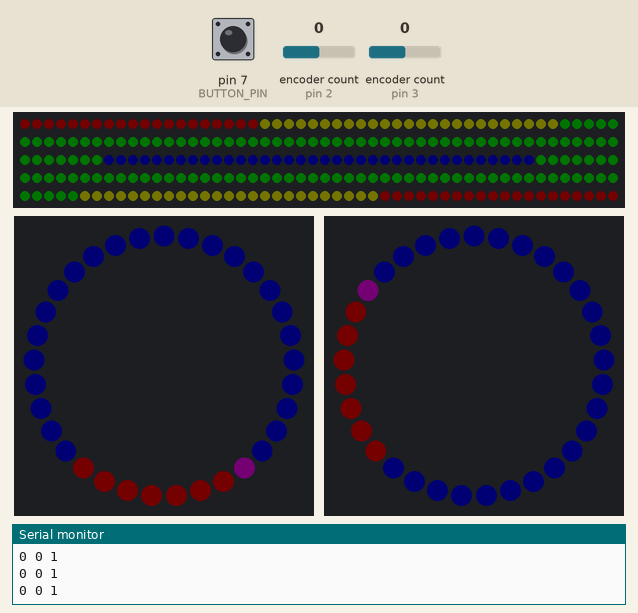
Recording of a sketch running on a simulated Arduino Uno, built with avr-gcc and run on an emulated ATmega328P. On the bench: 250 RGB LEDs in strip order, left to right, continuing on the next row, 2 × 33 RGB LEDs in a ring, first at the top, clockwise, the last lines printed to the serial monitor. The inputs (shaded band) are chosen by the test bench; at power-on: encoder count (sensors on pin 2, pin 3) 0, pin 7 (BUTTON_PIN) HIGH. Dim RGB values are drawn brighter than linear.

Above: at 1.2 s.
1.3 s: encoder count (sensor on pin 2) set to 4
At 1.51 s:
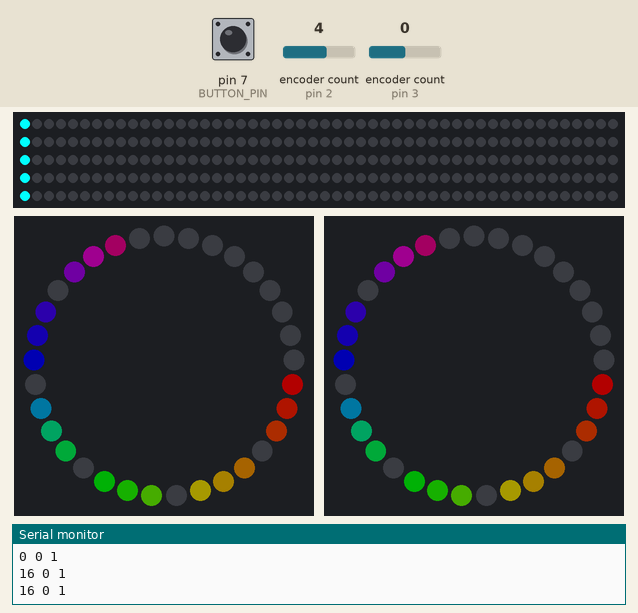
3.0 s: encoder count (sensor on pin 3) set to -1
At 3.33 s:
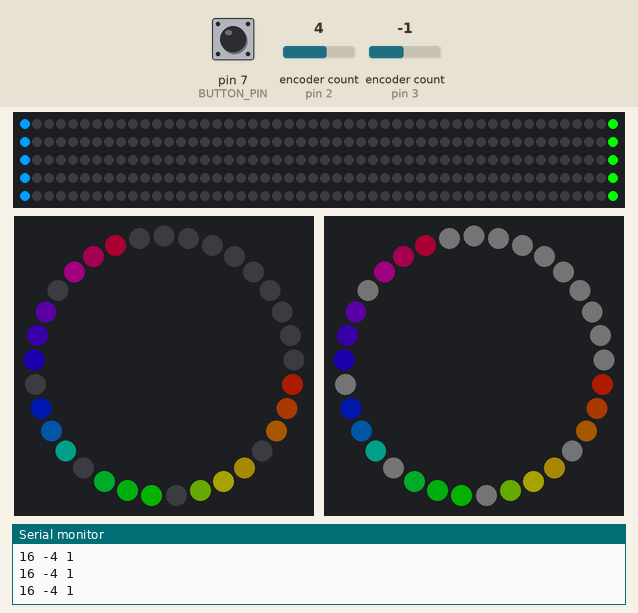
5.0 s: encoder count (sensor on pin 2) set to 8
At 5.28 s:
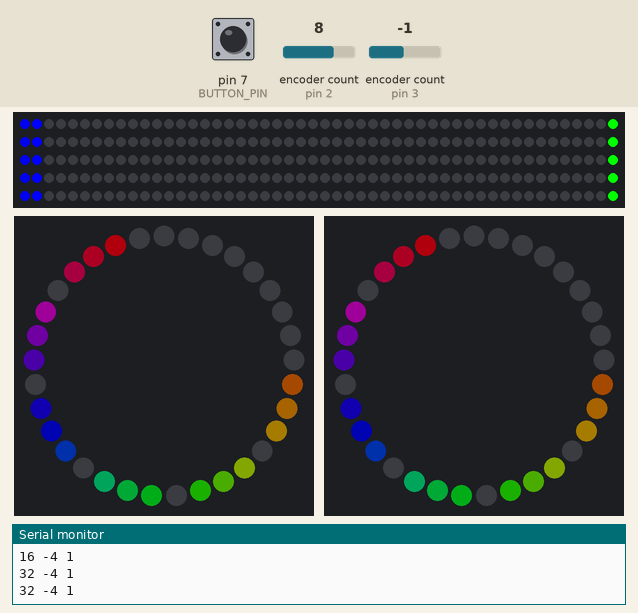
7.1 s: encoder count (sensor on pin 3) set to 0
At 7.49 s:
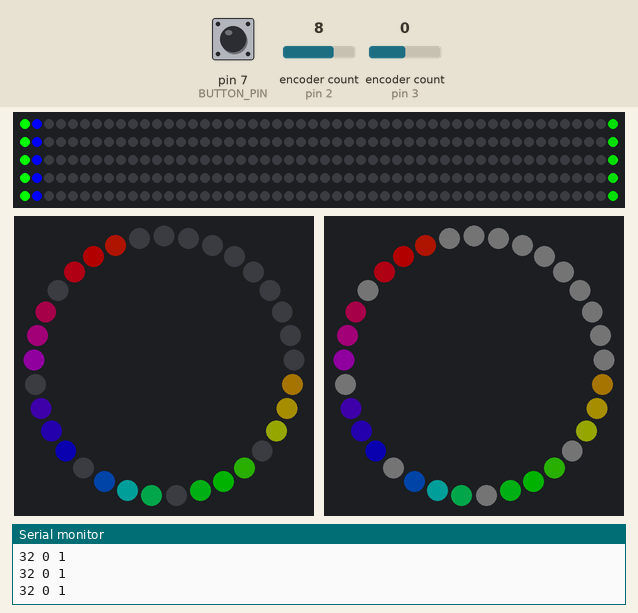
9.0 s: encoder count (sensor on pin 2) set to 7
At 9.18 s:
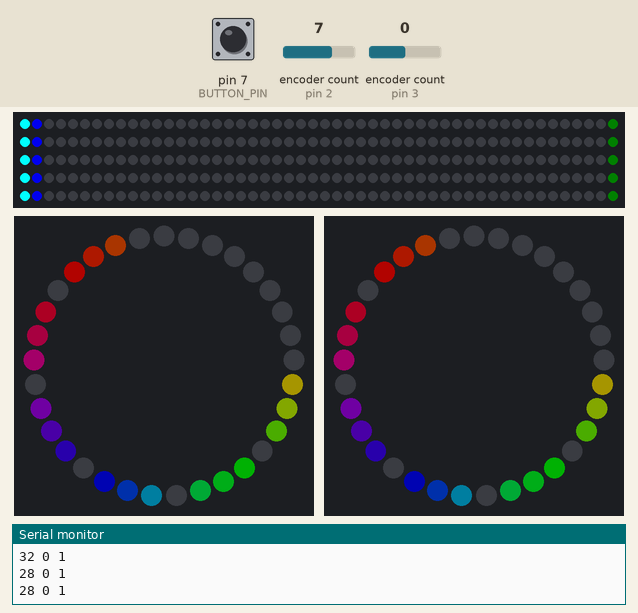
11.0 s: encoder count (sensor on pin 2) set to 11
At 11.39 s:
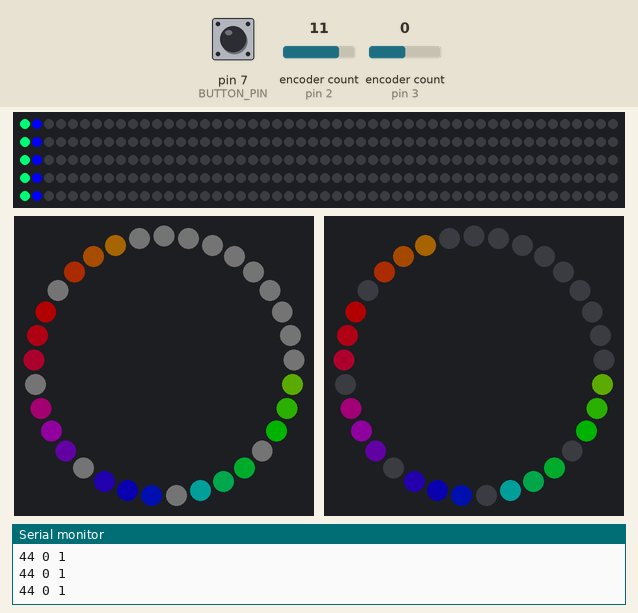

Measured:
- after the input at 3.0 s, the LEDs: first differ from a run without the input after 0.14 s (image 2 shows a later state)
- after the input at 9.0 s, the LEDs: change after 0.12 s (image 5)
- after the input at 11.0 s, the LEDs: first differ from a run without the input after 0.20 s (image 6 shows a later state)

The sketch:

portal.ino
```cpp
#include <FastLED.h>
#include <Encoder.h>
#include "portal.h"
#include "knob.h"
#include "ring.h"

#define LED_RING_PIN              8
#define LED_KNOB_L_PIN            9
#define LED_KNOB_R_PIN            10
#define BUTTON_PIN                7
#define POT_PIN_L1                2
#define POT_PIN_L2                4
#define POT_PIN_R1                3
#define POT_PIN_R2                5
#define DELAY                     10
#define POT_CACHE_SIZE            10
#define VELOCITY_CACHE_SIZE       3

// Variables to store pot (encoder) readings
long potLCache[POT_CACHE_SIZE] = {0};
long potRCache[POT_CACHE_SIZE] = {0};
int potIndex = 0;

// Pot (encoder) velocity
long velocityLCache[VELOCITY_CACHE_SIZE] = {0};
long velocityRCache[VELOCITY_CACHE_SIZE] = {0};
int velocityIndex = 0;
unsigned long lastTime = 0;

int buttonState = 0;

// Timers
long idleTicker = IDLE_TICKS + IDLE_TRANSITION_OUT_TIME + 1;
long activeTicker = 0;

CRGB leds_ring[NUM_LEDS_RING];
CRGB leds_knob_l[NUM_LEDS_KNOB];
CRGB leds_knob_r[NUM_LEDS_KNOB];

Encoder myEncoderL(POT_PIN_L1, POT_PIN_L2);
Encoder myEncoderR(POT_PIN_R1, POT_PIN_R2);

void setup() {
  // Initialize serial communication at 9600 bits per second
  Serial.begin(9600);

  // Set the button pin as input
  pinMode(BUTTON_PIN, INPUT_PULLUP);

  FastLED.addLeds<WS2812, LED_RING_PIN, GRB>(leds_ring, NUM_LEDS_RING);
  FastLED.addLeds<WS2812, LED_KNOB_L_PIN, GRB>(leds_knob_l, NUM_LEDS_KNOB);
  FastLED.addLeds<WS2812, LED_KNOB_R_PIN, GRB>(leds_knob_r, NUM_LEDS_KNOB);
  FastLED.clear();
  FastLED.show();

  lastTime = millis();
}

void loop() {
  // Read the pot values
  long potL = myEncoderL.read();
  long potR = myEncoderR.read();

  // Calculate velocities
  long currentTime = millis();
  unsigned long deltaTime = currentTime - lastTime;

  long deltaPosL = abs(potL - potLCache[last_cache_index()]);
  long deltaPosR = abs(potR - potRCache[last_cache_index()]);

  float velocityL = (float)deltaPosL / (deltaTime / 1000.0);
  float velocityR = (float)deltaPosR / (deltaTime / 1000.0);

  check_idle(potL, potR);

  // Read the state of the button (HIGH or LOW)
  buttonState = digitalRead(BUTTON_PIN);

  print_state(potL, potR, buttonState);

  //// LEDs
  // Clear all LEDs
  if (is_idle()) {
    activeTicker = 0;
    ring_idle();
    knob_idle();
  } else {
    ring_active(potL, potR);
    knob_active(potL, potR);
    activeTicker++;
  }

  // Update the LED strip
  FastLED.show();

  //// Cleanup
  // Pot cache
  potLCache[potIndex] = potL;
  potRCache[potIndex] = potR;

  // Velocity cache
  velocityLCache[velocityIndex] = velocityL;
  velocityRCache[velocityIndex] = velocityR;

  potIndex = (potIndex + 1) % POT_CACHE_SIZE;
  velocityIndex = (velocityIndex + 1) % VELOCITY_CACHE_SIZE;
  lastTime = currentTime;

  delay(DELAY);
}

float velocity_average_l() {
  float sum = 0.0;
  int length = sizeof(velocityLCache) / sizeof(velocityLCache[0]); // 20 / 4 = 5
  for (int i = 0; i < length; ++i) {
    sum += velocityLCache[i];
  }

  return sum / length;
}

float velocity_average_r() {
  float sum = 0.0;
  int length = sizeof(velocityRCache) / sizeof(velocityRCache[0]); // 20 / 4 = 5
  for (int i = 0; i < length; ++i) {
    sum += velocityRCache[i];
  }

  return sum / length;
}

int last_cache_index() {
  int newIndex = potIndex - 1;
  // Perform a newIndex % POT_CACHE_SIZE accounting for negatives (C++ modulo doesn't behave like mathematical)
  return (newIndex % POT_CACHE_SIZE + POT_CACHE_SIZE) % POT_CACHE_SIZE;
}

void check_idle(long potL, long potR) {
  long cache_avgL = 0;
  long cache_avgR = 0;
  for (int i = 0; i < POT_CACHE_SIZE; i++) {
    cache_avgL += potLCache[i];
    cache_avgR += potRCache[i];
  }
  cache_avgL = cache_avgL / POT_CACHE_SIZE;
  cache_avgR = cache_avgR / POT_CACHE_SIZE;

  if (IDLE_SLACK > abs(potL - cache_avgL) &&
      IDLE_SLACK > abs(potR - cache_avgR)) {
    idleTicker++;
  } else {
    idleTicker = 0;
  }
}

bool is_idle() {
  return idleTicker > (IDLE_TICKS + IDLE_TRANSITION_OUT_TIME);
}

void print_state(long potL, long potR, int buttonState) {
  Serial.print(potL);
  Serial.print(" ");
  Serial.print(potR);
  Serial.print(" ");
  Serial.println(buttonState);
}
```

knob.cpp
```cpp
#include <FastLED.h>
#include "portal.h"
#include "knob.h"

#define NUM_NODES         6
#define NUM_LEDS_CENTER   9
#define NUM_LEDS_RING     24

// Blue to purple hue range (approx 160 to 200 on the HSV wheel)
const uint8_t MIN_HUE = 160;
const uint8_t MAX_HUE = 232;

uint8_t hueOffset = MIN_HUE;  // Used to animate the rainbow over time
uint8_t chasePos = 0;

float pulseT = 0;
float pulseSpeed = 0.12;

// For handling slowing down idle
static unsigned long lastUpdate = 0;
const unsigned long idleDelay = 50;

int activeHue = 0;

void active_nodes(long fade_brightness) {
  fill_solid(leds_knob_l, NUM_LEDS_KNOB, CRGB::Black);
  fill_solid(leds_knob_r, NUM_LEDS_KNOB, CRGB::Black);

  int MAX_VELOCITY = 2000;
  int brightnessL = (int)(min(velocity_average_l(), MAX_VELOCITY) * 255 / MAX_VELOCITY);
  int brightnessR = (int)(min(velocity_average_r(), MAX_VELOCITY) * 255 / MAX_VELOCITY);

  // Center
  for (int i = 0; i < NUM_LEDS_CENTER; i++) {
    leds_knob_l[i] = CHSV(255, 0, brightnessL);
    leds_knob_r[i] = CHSV(255, 0, brightnessR);
  }

  for (int i = 0; i < NUM_LEDS_RING; i++) {
    if (i % (NUM_LEDS_RING / NUM_NODES) == 3) {
      leds_knob_l[NUM_LEDS_CENTER + i] = CHSV(255, 0, brightnessL);
      leds_knob_r[NUM_LEDS_CENTER + i] = CHSV(255, 0, brightnessR);
    } else {
      int hue = activeHue + i * 10;
      int clawBrightnessL = (brightnessL / 2 + 122) * (fade_brightness / 255.0);
      int clawBrightnessR = (brightnessR / 2 + 122) * (fade_brightness / 255.0);
      leds_knob_l[NUM_LEDS_CENTER + i] = CHSV(hue, 255, clawBrightnessL);
      leds_knob_r[NUM_LEDS_CENTER + i] = CHSV(hue, 255, clawBrightnessR);
    }
  }
  activeHue = (activeHue + 1) % 255;
}

void knob_active(long potL, long potR) {
  // Fade out
  long brightness;
  if (idleTicker > IDLE_TICKS) {
    brightness = map((float)(idleTicker - IDLE_TICKS) / IDLE_TRANSITION_OUT_TIME * 255, 255, 0, 0, 255);
  } else {
    brightness = 255;
  }

  active_nodes(brightness);
}


void pulse_center(long dim) {
  // Calculate brightness using a sine wave
  uint8_t max_brightness = 255;
  uint8_t min_brightness = 0;

  // Get normalized sine (range 0–1)
  float s = (sin(pulseT) + 1.0) * 0.5;
  // Apply curve
  s = pow(s, 2.0);
  // Hard cutoff to avoid lingering dim glow
  if (s < 0.1) s = 0.0;
  // Scale to brightness range
  float brightness = s * (max_brightness - min_brightness) + min_brightness;

  // Center
  for (int i = 0; i < NUM_LEDS_CENTER; i++) {
    leds_knob_l[i] = CHSV(160, 255, (int)(brightness * dim / 255));
    leds_knob_r[i] = CHSV(160, 255, (int)(brightness * dim / 255));
  }

  pulseT += pulseSpeed;  // Controls speed of the wave — lower is slower
}

void color_chase_claws(long dim) {
  for (int i = 0; i < NUM_LEDS_RING; i++) {
    int opposite_i = NUM_LEDS_RING - 1 - i;
    uint8_t brightness = i % (NUM_LEDS_RING / NUM_NODES) == 3 ? 255 : 155;
    brightness = (int)(brightness * dim / 255);

    uint8_t hue = (hueOffset + i) * 3 % (MAX_HUE - MIN_HUE);

    leds_knob_l[NUM_LEDS_CENTER + i] = CHSV(MIN_HUE + hue, 255, brightness);
    leds_knob_r[NUM_LEDS_CENTER + opposite_i] = CHSV(MIN_HUE + hue, 255, brightness);
  }

  hueOffset++;
  if (hueOffset > MAX_HUE - MIN_HUE) hueOffset = 0;
}

void knob_idle() {
  if (millis() - lastUpdate >= idleDelay) {
    lastUpdate = millis();

    // Fade in
    long dim = min((idleTicker - IDLE_TICKS - IDLE_TRANSITION_OUT_TIME) / IDLE_TRANSITION_IN_TIME, 255);

    pulse_center(dim);
    color_chase_claws(dim);
  }
}
```

knob.h
```cpp
#ifndef KNOB_H
#define KNOB_H

#include <FastLED.h>
#include "portal.h"

extern long idleTicker;
extern long activeTicker;
extern float velocity_average_l();
extern float velocity_average_r();
extern CRGB leds_knob_l[NUM_LEDS_KNOB];
extern CRGB leds_knob_r[NUM_LEDS_KNOB];

void knob_idle();
void knob_active(long potL, long potR);

#endif
```

ring.cpp
```cpp
#include <Arduino.h>
#include "portal.h"
#include "ring.h"

// Shooting Stars Animation
#define NUM_STARS   5
#define SPEED       30 // Inverse
#define STAR_FADE   200 // (0-255 where 255 is no fade)

// Variable for hue shifting
int startingHue = 0;

void rainbow_cycle() {
  // Fade in
  long brightness = min((idleTicker - IDLE_TICKS - IDLE_TRANSITION_OUT_TIME) / IDLE_TRANSITION_IN_TIME, 255);

  // Turn on LEDs for the first potentiometer (from the front)
  for (int i = 0; i < NUM_LEDS_RING/2; i++) {
    int hue = startingHue + map(i, 0, NUM_LEDS_RING/2 * 2, 0, 255);  // Gradient from starting hue
    leds_ring[i] = CHSV(hue, 255, brightness);  // Rainbow color with full saturation and brightness
  }

  // Turn on LEDs for the second potentiometer (from the back)
  for (int i = NUM_LEDS_RING - 1; i >= NUM_LEDS_RING/2; i--) {
    int hue = startingHue + map(NUM_LEDS_RING - 1 - i, 0, NUM_LEDS_RING/2 * 2, 0, 255);  // Same gradient from starting hue
    leds_ring[i] = CHSV(hue, 255, brightness);  // Rainbow color with full saturation and brightness
  }

  // Slowly shift the hue for the rainbow cycle
  startingHue += 1;  // Increment the hue to slowly cycle through the rainbow
  if (startingHue >= 255) {
    startingHue = 0;  // Wrap around when it reaches 255
  }
}

void ring_idle() {
  rainbow_cycle();
}

bool group_on(int light_index, long pot_pos) {
  long pos = ((pot_pos % (NUM_LEDS_RING * SPEED)) + (NUM_LEDS_RING * SPEED)) % (NUM_LEDS_RING * SPEED); // Handle negatives

  // Reduce to postion in LED index range
  pos = (pos / SPEED) % NUM_LEDS_RING;

  bool on = false;
  for (int i = 0; i < NUM_STARS; i++) {
    if ((light_index + i * NUM_LEDS_RING / NUM_STARS) % NUM_LEDS_RING == pos) {
      on = true;
      continue;
    }
  }
  return on;
}

void shooting_stars(long pot_1, long pot_2) {
  if (activeTicker == 0) {
    fill_solid(leds_ring, NUM_LEDS_RING, CRGB::Black);
  }

  // Fade out
  long brightness;
  if (idleTicker > IDLE_TICKS) {
    brightness = map((float)(idleTicker - IDLE_TICKS) / IDLE_TRANSITION_OUT_TIME * 255, 255, 0, 0, 255);
  } else {
    brightness = 255;
  }

  for (int i = 0; i < NUM_LEDS_RING; i++) {
    leds_ring[i].nscale8(STAR_FADE);  // 230/255 ≈ 0.9 (reduces brightness by ~10%)
  }

  for (int i = 0; i < NUM_LEDS_RING; i++) {
    bool group_1 = group_on(i, pot_1);
    bool group_2 = group_on(i, pot_2);
    long brightness_blue = 0; long brightness_green = 0;
    if (group_1) {
      leds_ring[i].b = brightness;
    }
    if (group_2) {
      leds_ring[i].g = brightness;
    }
  }
}

void ring_active(long pot_1, long pot_2) {
  shooting_stars(pot_1, pot_2);
}
```

ring.h
```cpp
#ifndef RING_H
#define RING_H

#include <FastLED.h>
#include "portal.h"

extern long idleTicker;
extern long activeTicker;
extern CRGB leds_ring[NUM_LEDS_RING];

void ring_idle();
void ring_active(long pot_1, long pot_2);

#endif
```

portal.h
```cpp
#ifndef PORTAL_H
#define PORTAL_H

#define NUM_LEDS_RING             250
#define NUM_LEDS_KNOB             33

#define IDLE_SLACK                5
#define IDLE_TICKS                25
#define IDLE_TRANSITION_OUT_TIME  50
#define IDLE_TRANSITION_IN_TIME   3

#endif
```
